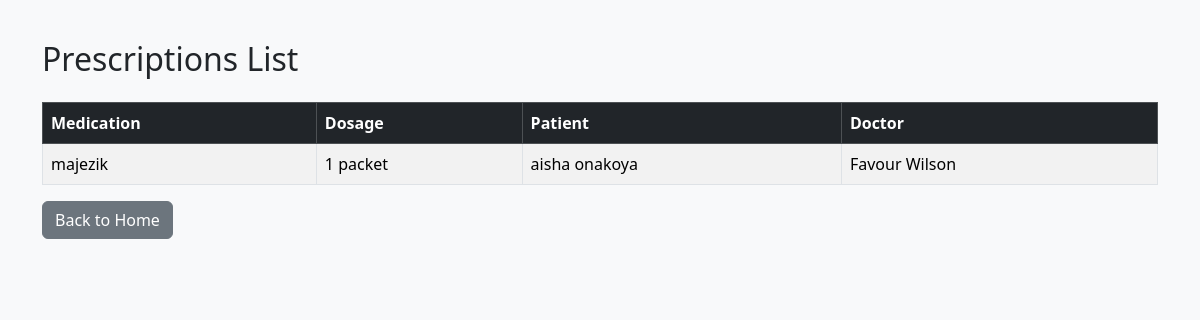
The app's page /prescriptions/, older data.
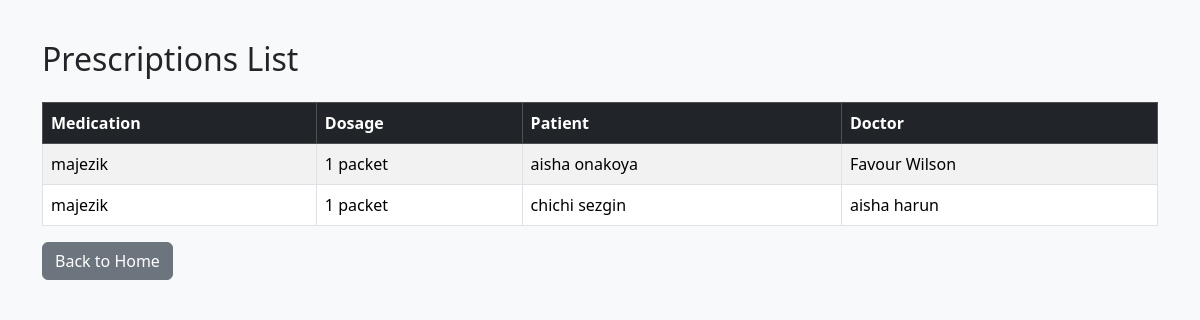
The same page, newer data.
### hospital_app/models.py (models this page shows, shortened)
class Prescription(models.Model):
    patient = models.ForeignKey('Patient', on_delete=models.CASCADE)
    doctor = models.ForeignKey('Doctor', on_delete=models.CASCADE)
    medication = models.CharField(max_length=200)
    dosage = models.CharField(max_length=100)
    instructions = models.TextField()

class Patient(models.Model):
    first_name = models.CharField(max_length=100)
    last_name = models.CharField(max_length=100)
    gender = models.CharField(max_length=10)
    date_of_birth = models.DateField()
    phone = models.CharField(max_length=20)
    email = models.EmailField(unique=True)
    address = models.TextField()

class Doctor(models.Model):
    first_name = models.CharField(max_length=100)
    last_name = models.CharField(max_length=100)
    specialty = models.CharField(max_length=100)
    phone = models.CharField(max_length=20)
    email = models.EmailField(unique=True)

### hospital_app/views.py (the view)
# urls.py: path('prescriptions/', views.prescription_list, name='prescription_list'),
def prescription_list(request):
    prescriptions = Prescription.objects.all()
    return render(request, 'prescriptions.html', {'prescriptions': prescriptions})

### hospital_app/templates/prescriptions.html
{% extends 'base.html' %}
{% block content %}
<h2 class="mb-4">Prescriptions List</h2>
<table class="table table-striped table-bordered">
    <thead class="table-dark">
        <tr>
            <th>Medication</th>
            <th>Dosage</th>
            <th>Patient</th>
            <th>Doctor</th>
        </tr>
    </thead>
    <tbody>
        {% for p in prescriptions %}
        <tr>
            <td>{{ p.medication }}</td>
            <td>{{ p.dosage }}</td>
            <td>{{ p.patient.first_name }} {{ p.patient.last_name }}</td>
            <td>{{ p.doctor.first_name }} {{ p.doctor.last_name }}</td>
        </tr>
        {% empty %}
        <tr>
            <td colspan="4">No prescriptions available</td>
        </tr>
        {% endfor %}
    </tbody>
</table>
<a href="/" class="btn btn-secondary">Back to Home</a>
{% endblock %}

Row changes from the older to the newer data that the page shows:
added Prescription: medication "majezik", dosage "1 packet", patient.first_name "chichi", patient.last_name "sezgin", doctor.first_name "aisha", doctor.last_name "harun"
